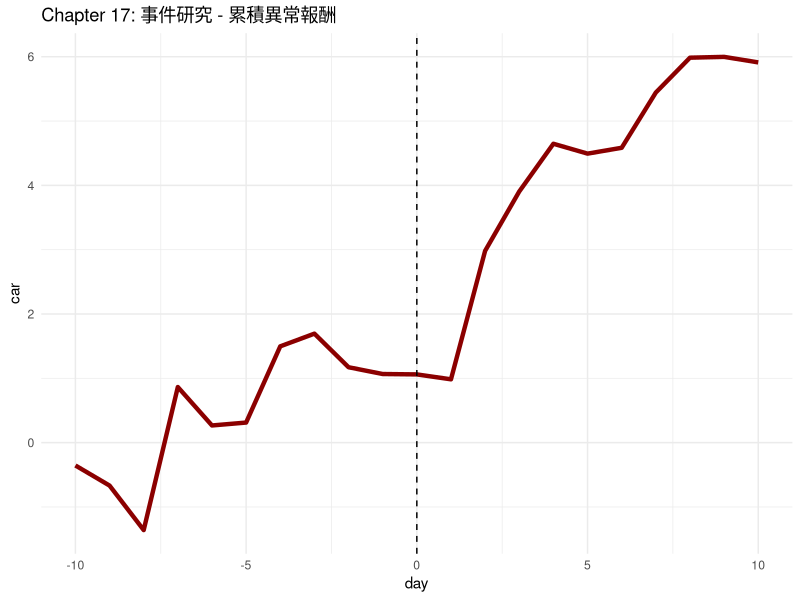

The R script that drew this image:
library(ggplot2)
df <- data.frame(
  day = -10:10,
  car = cumsum(rnorm(21, 0.1, 0.8))
)
p <- ggplot(df, aes(x = day, y = car)) +
  geom_line(color = "#8B0000", linewidth = 1.5) +
  geom_vline(xintercept = 0, linetype = "dashed") +
  labs(title = "Chapter 17: 事件研究 - 累積異常報酬") +
  theme_minimal()
ggsave("/Users/elvis/r-viz-site/assets/chapter17_eventstudy_demo.png", p, width = 10, height = 5, dpi = 150)
cat("Chapter 17 done\n")
